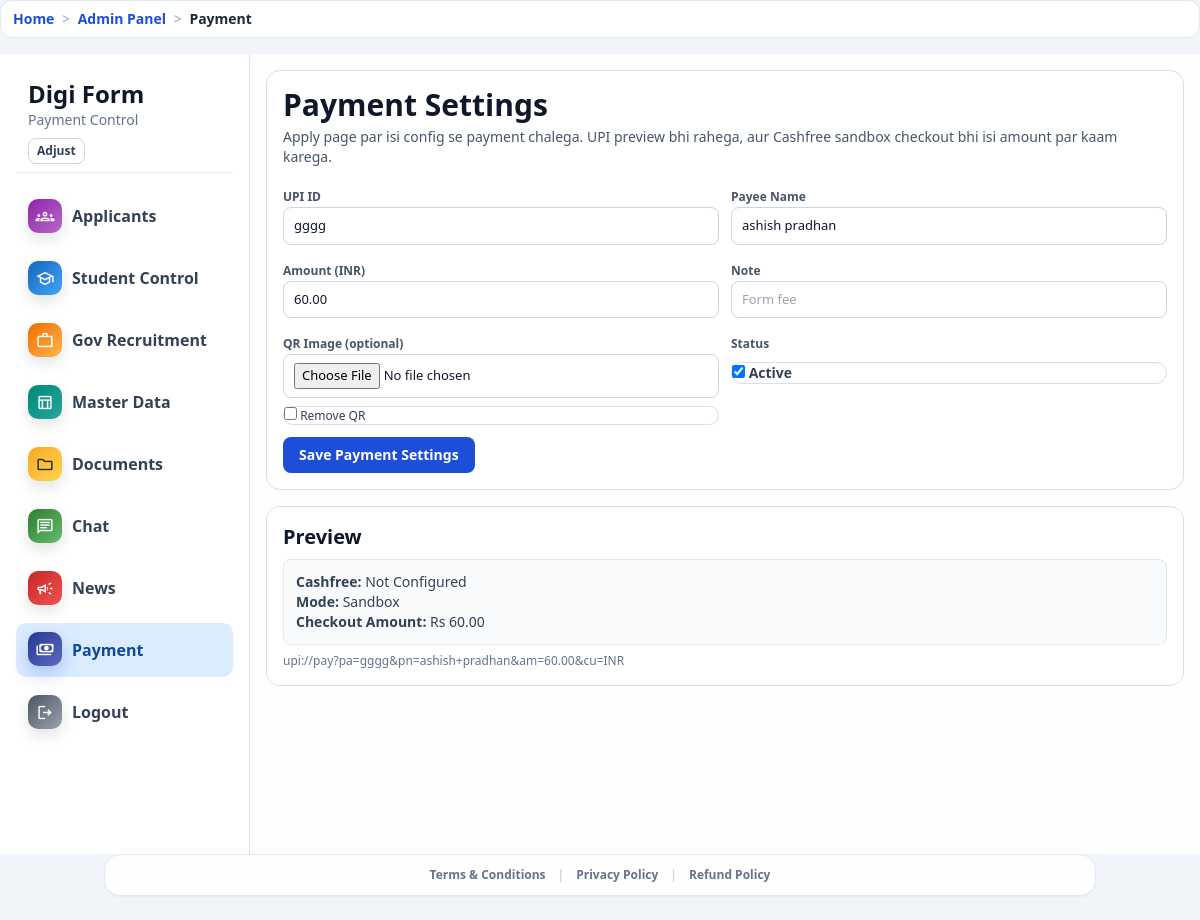
The page /admin-panel/payment/ (signed in) on the database its author committed.
### accounts/models.py (models this page shows, shortened)
class PaymentSetting(models.Model):
    upi_id = models.CharField(max_length=120, blank=True)
    payee_name = models.CharField(max_length=120, blank=True)
    amount = models.DecimalField(max_digits=10, decimal_places=2, default=0)
    qr_image = models.ImageField(upload_to="payment_qr/", null=True, blank=True)
    note = models.CharField(max_length=200, blank=True)
    is_active = models.BooleanField(default=True)
    updated_at = models.DateTimeField(auto_now=True)
    class Meta:
        verbose_name = "Payment Setting"
        verbose_name_plural = "Payment Setting"

### core/views.py (the view, shortened to what this page needs)
# urls.py: path("admin-panel/payment/", views.admin_payment, name="admin_payment"),
@login_required
def admin_payment(request):
    if not _can_access_admin(request):
        messages.error(request, "Admin panel access allowed nahi hai.")
        return redirect("dashboard")
    setting = _active_payment_setting()
    return render(
        request,
        "portal_main/admin_payment.html",
        {
            "setting": setting,
            "upi_link": _upi_deep_link(setting),
            "cashfree_enabled": _cashfree_enabled(),
            "cashfree_mode": getattr(settings, "CASHFREE_MODE", "sandbox"),
            "cashfree_amount": _cashfree_amount(setting),
        },
    )

### core/context_processors.py (called while the page is built)
def _humanize_slug(text):
    value = str(text or "").strip().replace("-", " ").replace("_", " ")
    if value.isdigit():
        return f"#{value}"
    return value.title() if value else "Page"

def breadcrumbs(request):
    path = (getattr(request, "path", "") or "/").split("?", 1)[0]
    if not path.startswith("/"):
        path = f"/{path}"
    crumbs = [{"label": "Home", "url": "/"}]
    if path == "/":
        return {"breadcrumbs": crumbs}
    running = ""
    for part in [p for p in path.strip("/").split("/") if p]:
        running += f"/{part}"
        url = f"{running}/"
        label = _humanize_slug(part)
        try:
            match = resolve(url)
            label = NAME_LABELS.get(match.url_name, label)
        except Resolver404:
            pass
        crumbs.append({"label": label, "url": url})
    deduped = [crumbs[0]]
    for item in crumbs[1:]:
        if item["label"] == deduped[-1]["label"] and item["url"] == deduped[-1]["url"]:
            continue
        deduped.append(item)
    return {"breadcrumbs": deduped}

### core/views.py (called while the page is built)
def _is_admin_user(user):
    return bool(user and (user.is_superuser or user.is_staff))

def _can_access_admin(request):
    return _is_admin_user(request.user)

def _active_payment_setting():
    try:
        return (
            PaymentSetting.objects.filter(is_active=True).order_by("-updated_at", "-id").first()
            or PaymentSetting.objects.order_by("-updated_at", "-id").first()
        )
    except (OperationalError, ProgrammingError):
        return None

def _upi_deep_link(setting):
    if not setting or not setting.upi_id:
        return ""
    params = [f"pa={quote_plus(setting.upi_id.strip())}"]
    if setting.payee_name:
        params.append(f"pn={quote_plus(setting.payee_name.strip())}")
    try:
        amount = Decimal(setting.amount or 0)
    except (InvalidOperation, TypeError, ValueError):
        amount = Decimal("0")
    if amount > 0:
        params.append(f"am={quote_plus(str(amount))}")
    params.append("cu=INR")
    if setting.note:
        params.append(f"tn={quote_plus(setting.note.strip())}")
    return "upi://pay?" + "&".join(params)

def _cashfree_enabled():
    return bool(
        getattr(settings, "CASHFREE_ENABLED", False)
        and getattr(settings, "CASHFREE_CLIENT_ID", "")
        and getattr(settings, "CASHFREE_CLIENT_SECRET", "")
    )

### templates/portal_main/admin_payment.html (shortened to what this page needs)
{% extends 'base.html' %}
{% block body_class %}min-h-screen bg-slate-100 text-slate-900{% endblock %}
{% block page_container_class %}max-w-[1400px] mx-auto p-0{% endblock %}
{% block content %}
<div id="adminLayout" class="layout">
  <aside class="side p-4">
    <div class="px-3 py-2 border-b border-slate-200">
      <div class="text-2xl font-black">Digi Form</div>
      <div class="text-sm text-slate-500 brand-sub">Payment Control</div>
      <button id="sidebarAdjustBtn" type="button" class="mt-2 rounded-lg border border-slate-300 px-2 py-1 text-xs font-bold text-slate-700">Adjust</button>
    </div>
    <nav class="mt-4 space-y-2">
      <a class="menu-link" href="{% url 'admin_applicants' %}"><span class="material-symbols-outlined">groups</span><span class="menu-label">Applicants</span></a>
      <a class="menu-link" href="{% url 'admin_option_control' 'student' %}"><span class="material-symbols-outlined">school</span><span class="menu-label">Student Control</span></a>
      <a class="menu-link" href="{% url 'admin_option_control' 'government' %}"><span class="material-symbols-outlined">work</span><span class="menu-label">Gov Recruitment</span></a>
      <a class="menu-link" href="{% url 'admin_master_data_control' %}"><span class="material-symbols-outlined">table_chart</span><span class="menu-label">Master Data</span></a>
      <a class="menu-link" href="{% url 'admin_documents' %}"><span class="material-symbols-outlined">folder</span><span class="menu-label">Documents</span></a>
      <a class="menu-link" href="{% url 'admin_chat' %}"><span class="material-symbols-outlined">chat</span><span class="menu-label">Chat</span></a>
      <a class="menu-link" href="{% url 'admin_news' %}"><span class="material-symbols-outlined">campaign</span><span class="menu-label">News</span></a>
      <a class="menu-link active" href="{% url 'admin_payment' %}"><span class="material-symbols-outlined">payments</span><span class="menu-label">Payment</span></a>
      <a class="menu-link" href="{% url 'logout' %}"><span class="material-symbols-outlined">logout</span><span class="menu-label">Logout</span></a>
    </nav>
  </aside>
  <main class="panel space-y-4">
    <section class="block p-4">
      <h1 class="text-3xl font-black">Payment Settings</h1>
      <p class="text-sm text-slate-600 mt-1">Apply page par isi config se payment chalega. UPI preview bhi rahega, aur Cashfree sandbox checkout bhi isi amount par kaam karega.</p>
      <form method="post" enctype="multipart/form-data" class="mt-4 grid grid-cols-1 md:grid-cols-2 gap-3">
        <div>
          <label class="text-xs font-bold text-slate-600">UPI ID</label>
          <input name="upi_id" class="mini-input" value="{{ setting.upi_id|default:'' }}" placeholder="yourname@upi">
        </div>
        <div>
          <label class="text-xs font-bold text-slate-600">Payee Name</label>
          <input name="payee_name" class="mini-input" value="{{ setting.payee_name|default:'' }}" placeholder="Your Name">
        </div>
        <div>
          <label class="text-xs font-bold text-slate-600">Amount (INR)</label>
          <input type="number" step="0.01" min="0" name="amount" class="mini-input" value="{{ setting.amount|default:'0' }}">
        </div>
        <div>
          <label class="text-xs font-bold text-slate-600">Note</label>
          <input name="note" class="mini-input" value="{{ setting.note|default:'' }}" placeholder="Form fee">
        </div>
        <div>
          <label class="text-xs font-bold text-slate-600">QR Image (optional)</label>
          <input type="file" name="qr_image" accept="image/*" class="mini-input">
          <label class="mt-2 block text-xs text-slate-700"><input type="checkbox" name="clear_qr"> Remove QR</label>
        </div>
        <div>
          <label class="text-xs font-bold text-slate-600">Status</label>
          <label class="mt-2 block text-sm font-semibold text-slate-700"><input type="checkbox" name="is_active" {% if setting.is_active or not setting %}checked{% endif %}> Active</label>
        </div>
        <div class="md:col-span-2">
          <button type="submit" class="rounded-lg bg-blue-700 px-4 py-2 text-sm font-bold text-white">Save Payment Settings</button>
        </div>
      </form>
    </section>
    <section class="block p-4">
      <h2 class="text-xl font-black">Preview</h2>
      <div class="mt-2 rounded-lg border border-slate-200 bg-slate-50 px-3 py-3 text-sm text-slate-700">
        <div><strong>Cashfree:</strong> {% if cashfree_enabled %}Active{% else %}Not Configured{% endif %}</div>
        <div><strong>Mode:</strong> {{ cashfree_mode|title }}</div>
        <div><strong>Checkout Amount:</strong> Rs {{ cashfree_amount }}</div>
      </div>
      {% if upi_link %}
      <div class="mt-2 text-xs text-slate-500 break-all">{{ upi_link }}</div>
      {% else %}
      <div class="mt-2 text-sm text-amber-700 font-semibold">UPI ID set nahi hai.</div>
      {% endif %}
    </section>
  </main>
</div>
{% endblock %}

### templates/base.html (style rules this page uses)
html, body { height: 100%; }
body { min-height: 100dvh; }
.panel { background: rgba(255, 255, 255, 0.92); }

### templates/portal_main/admin_payment.html (style rules this page uses)
.layout { display:grid; grid-template-columns:250px 1fr; min-height:100vh; }
.side { background:#fff; border-right:1px solid #dbe3ee; }
.menu-link { display:flex; align-items:center; gap:10px; padding:10px 12px; border-radius:10px; font-weight:800; color:#334155; }
.menu-link.active { background:#dcecff; color:#0c4a9a; }
.menu-link .material-symbols-outlined { width:34px; height:34px; border-radius:10px; display:grid; place-items:center; color:#fff; margin:0; font-size:19px; box-shadow:0 6px 14px rgba(15,23,42,.12); }
.side nav .menu-link:nth-of-type(1) .material-symbols-outlined { background:linear-gradient(135deg,#8e24aa,#ba68c8); }
.side nav .menu-link:nth-of-type(2) .material-symbols-outlined { background:linear-gradient(135deg,#1565c0,#42a5f5); }
.side nav .menu-link:nth-of-type(3) .material-symbols-outlined { background:linear-gradient(135deg,#ef6c00,#ffb74d); }
.side nav .menu-link:nth-of-type(4) .material-symbols-outlined { background:linear-gradient(135deg,#00897b,#26a69a); }
.side nav .menu-link:nth-of-type(5) .material-symbols-outlined { background:linear-gradient(135deg,#f9a825,#ffd54f); color:#1f2937; }
.side nav .menu-link:nth-of-type(6) .material-symbols-outlined { background:linear-gradient(135deg,#2e7d32,#66bb6a); }
.side nav .menu-link:nth-of-type(7) .material-symbols-outlined { background:linear-gradient(135deg,#c62828,#ef5350); }
.side nav .menu-link:nth-of-type(8) .material-symbols-outlined { background:linear-gradient(135deg,#283593,#5c6bc0); }
.side nav .menu-link:nth-of-type(9) .material-symbols-outlined { background:linear-gradient(135deg,#4b5563,#9ca3af); }
.menu-link.active .material-symbols-outlined { transform: translateY(-1px); box-shadow:0 8px 18px rgba(29,78,216,.25); }
.panel { padding:16px; min-width:0; }
.block { background:#fff; border:1px solid #d8dfeb; border-radius:14px; }
.mini-input { border:1px solid #cbd5e1; border-radius:8px; padding:8px 10px; font-size:13px; width:100%; }

### rows shown on the page
PaymentSetting: upi_id "gggg", payee_name "ashish pradhan", amount "60.00", is_active "☑"

### other values the page prints
{{ crumb.label }} "Home" "Admin Panel"
{{ crumb.label }} "Payment"
{{ cashfree_mode|title }} "Sandbox"
{{ cashfree_amount }} "60.00"
{{ upi_link }} "upi://pay?pa=gggg&pn=ashish+pradhan&am=60.00&cu=INR"
